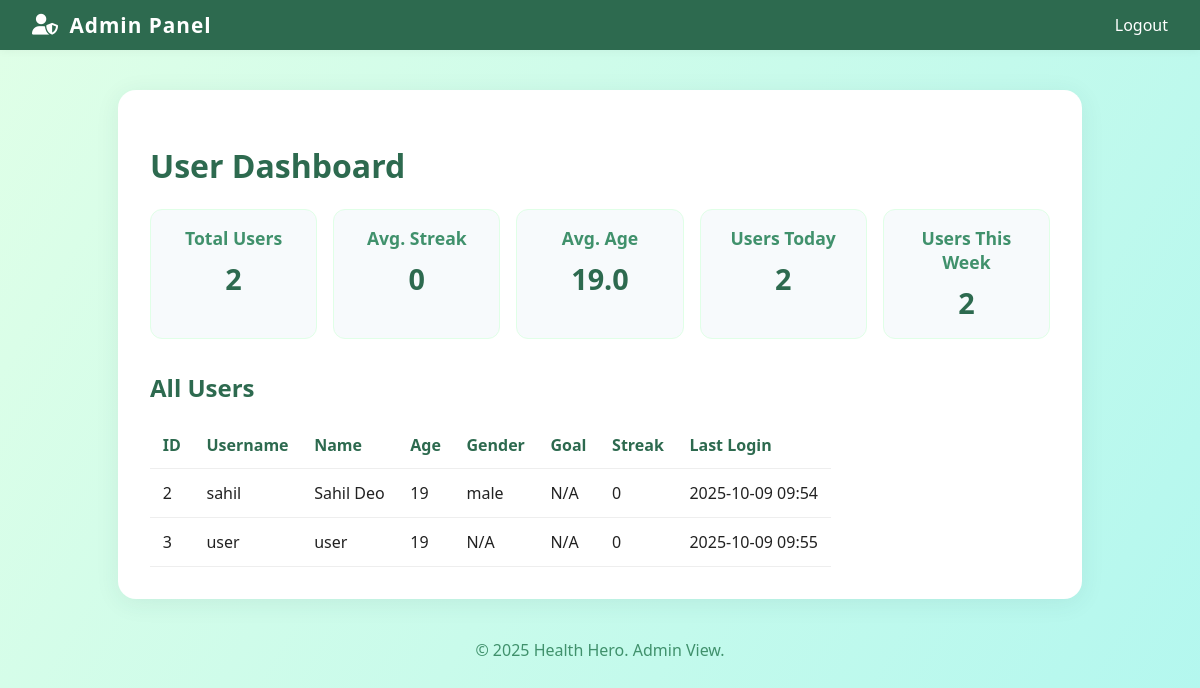
The page /admin (signed in) on the database its author committed.
### main.py (models this page shows, shortened)
class User(UserMixin, db.Model):
    id = db.Column(db.Integer, primary_key=True)
    username = db.Column(db.String(80), unique=True, nullable=False)
    password_hash = db.Column(db.String(256), nullable=False)
    name = db.Column(db.String(32))
    age = db.Column(db.Integer)
    gender = db.Column(db.String(20))
    goal = db.Column(db.String(64))
    streak = db.Column(db.Integer, default=0)
    last_date = db.Column(db.String(10), default=lambda: get_today())
    completed_today = db.Column(db.Boolean, default=False)
    last_login = db.Column(db.DateTime, default=datetime.utcnow)

### main.py (the view)
@app.route('/admin')
@login_required
def admin():
    if current_user.username != 'admin':
        return redirect(url_for('tasks'))
    users = User.query.filter(User.username != 'admin').all()
    total_users = len(users)
    avg_streak = db.session.query(db.func.avg(User.streak)).filter(User.username != 'admin').scalar() or 0
    avg_age = db.session.query(db.func.avg(User.age)).filter(User.username != 'admin').scalar() or 0
    today_start = datetime.utcnow().replace(hour=0, minute=0, second=0, microsecond=0)
    users_today = User.query.filter(User.last_login >= today_start, User.username != 'admin').count()
    week_ago = datetime.utcnow() - timedelta(days=7)
    users_weekly = User.query.filter(User.last_login >= week_ago, User.username != 'admin').count()
    stats = {
        'total_users': total_users,
        'avg_streak': round(avg_streak, 2),
        'avg_age': round(avg_age, 2) if avg_age else 0,
        'users_today': users_today,
        'users_weekly': users_weekly,
    }
    return render_template('admin.html', users=users, stats=stats)

### main.py (called while the page is built)
@login_manager.user_loader
def load_user(user_id):
    return User.query.get(int(user_id))

@app.before_request
def check_profile_completion():
    allowed_endpoints = ['user', 'login', 'signup', 'logout', 'static']
    if (current_user.is_authenticated and
        current_user.username != 'admin' and
        request.endpoint not in allowed_endpoints):
        if not current_user.name or not current_user.age:
            flash("Please complete your profile to continue.")
            return redirect(url_for('user'))

### templates/admin.html (shortened to what this page needs)
<!DOCTYPE html>
<html lang="en">
<head>
    <link rel="stylesheet" href="https://cdnjs.cloudflare.com/ajax/libs/font-awesome/6.4.0/css/all.min.css">
    <link rel="stylesheet" href="/static/style.css">
</head>
<body>
    <nav class="navbar">
        <div class="logo"><i class="fa-solid fa-user-shield"></i> Admin Panel</div>
        <ul>
            <li><a href="/logout">Logout</a></li>
        </ul>
    </nav>
    <main class="admin-container">
        <h1 class="admin-title">User Dashboard</h1>
        <div class="stats-grid">
            <div class="stat-card">
                <h3>Total Users</h3>
                <p>{{ stats.total_users }}</p>
            </div>
            <div class="stat-card">
                <h3>Avg. Streak</h3>
                <p>{{ stats.avg_streak }}</p>
            </div>
            <div class="stat-card">
                <h3>Avg. Age</h3>
                <p>{{ stats.avg_age }}</p>
            </div>
            <div class="stat-card">
                <h3>Users Today</h3>
                <p>{{ stats.users_today }}</p>
            </div>
            <div class="stat-card">
                <h3>Users This Week</h3>
                <p>{{ stats.users_weekly }}</p>
            </div>
        </div>
        <h2 class="admin-title" style="font-size: 1.5em;">All Users</h2>
        <table class="user-table">
            <thead>
                <tr>
                    <th>ID</th>
                    <th>Username</th>
                    <th>Name</th>
                    <th>Age</th>
                    <th>Gender</th>
                    <th>Goal</th>
                    <th>Streak</th>
                    <th>Last Login</th>
                </tr>
            </thead>
            <tbody>
                {% for user in users %}
                <tr>
                    <td>{{ user.id }}</td>
                    <td>{{ user.username }}</td>
                    <td>{{ user.name }}</td>
                    <td>{{ user.age }}</td>
                    <td>{{ user.gender or 'N/A' }}</td>
                    <td>{{ user.goal or 'N/A' }}</td>
                    <td>{{ user.streak }}</td>
                    <td>{{ user.last_login.strftime('%Y-%m-%d %H:%M') if user.last_login else 'N/A' }}</td>
                </tr>
                {% endfor %}
            </tbody>
        </table>
    </main>
    <footer>
        &copy; 2025 Health Hero. Admin View.
    </footer>
</body>
</html>

### static/style.css (style rules this page uses)
body { font-family: 'Segoe UI', Arial, sans-serif; background: linear-gradient(120deg, #e0ffe7 0%, #b2f7ef 100%); margin: 0; padding: 0; min-height: 100vh; color: #222; }
.navbar { background: #2d6a4f; color: #fff; display: flex; align-items: center; justify-content: space-between; padding: 0.7em 2em; box-shadow: 0 2px 8px rgba(0,0,0,0.04); }
.navbar .logo { font-size: 1.3em; font-weight: bold; letter-spacing: 1px; display: flex; align-items: center; gap: 0.5em; }
.navbar ul { list-style: none; display: flex; gap: 1.5em; margin: 0; padding: 0; }
.navbar ul li a { color: #fff; text-decoration: none; font-weight: 500; transition: color 0.2s; }
footer { text-align: center; color: #40916c; margin: 2em 0 1em 0; font-size: 1em; }

### templates/admin.html (style rules this page uses)
.admin-container { max-width: 900px; margin: 40px auto; background: #fff; border-radius: 18px; box-shadow: 0 4px 24px rgba(44, 62, 80, 0.08); padding: 2em; }
.admin-title { color: #2d6a4f; font-size: 2em; margin-bottom: 0.7em; }
.stats-grid { display: grid; grid-template-columns: repeat(auto-fit, minmax(150px, 1fr)); gap: 1em; margin-bottom: 2em; }
.stat-card { background: #f7fafc; padding: 1em; border-radius: 12px; text-align: center; border: 1px solid #e0ffe7; }
.stat-card h3 { margin: 0 0 0.5em 0; color: #40916c; font-size: 1.1em; }
.stat-card p { margin: 0; color: #2d6a4f; font-size: 1.8em; font-weight: bold; }
.user-table { width: 100%; border-collapse: collapse; overflow-x: auto; display: block; }
.user-table th, .user-table td { padding: 0.8em; text-align: left; border-bottom: 1px solid #eee; white-space: nowrap; }
.user-table th { color: #2d6a4f; }

### rows shown on the page
User: id "2", username "sahil", name "Sahil Deo", age "19", gender "male", goal "N/A", streak "0", last_login "2025-10-09 09:54"
User: id "3", username "user", name "user", age "19", gender "N/A", goal "N/A", streak "0", last_login "2025-10-09 09:55"

### other values the page prints
{{ stats.total_users }} "2"
{{ stats.avg_streak }} "0"
{{ stats.avg_age }} "19.0"
{{ stats.users_today }} "2"
{{ stats.users_weekly }} "2"
